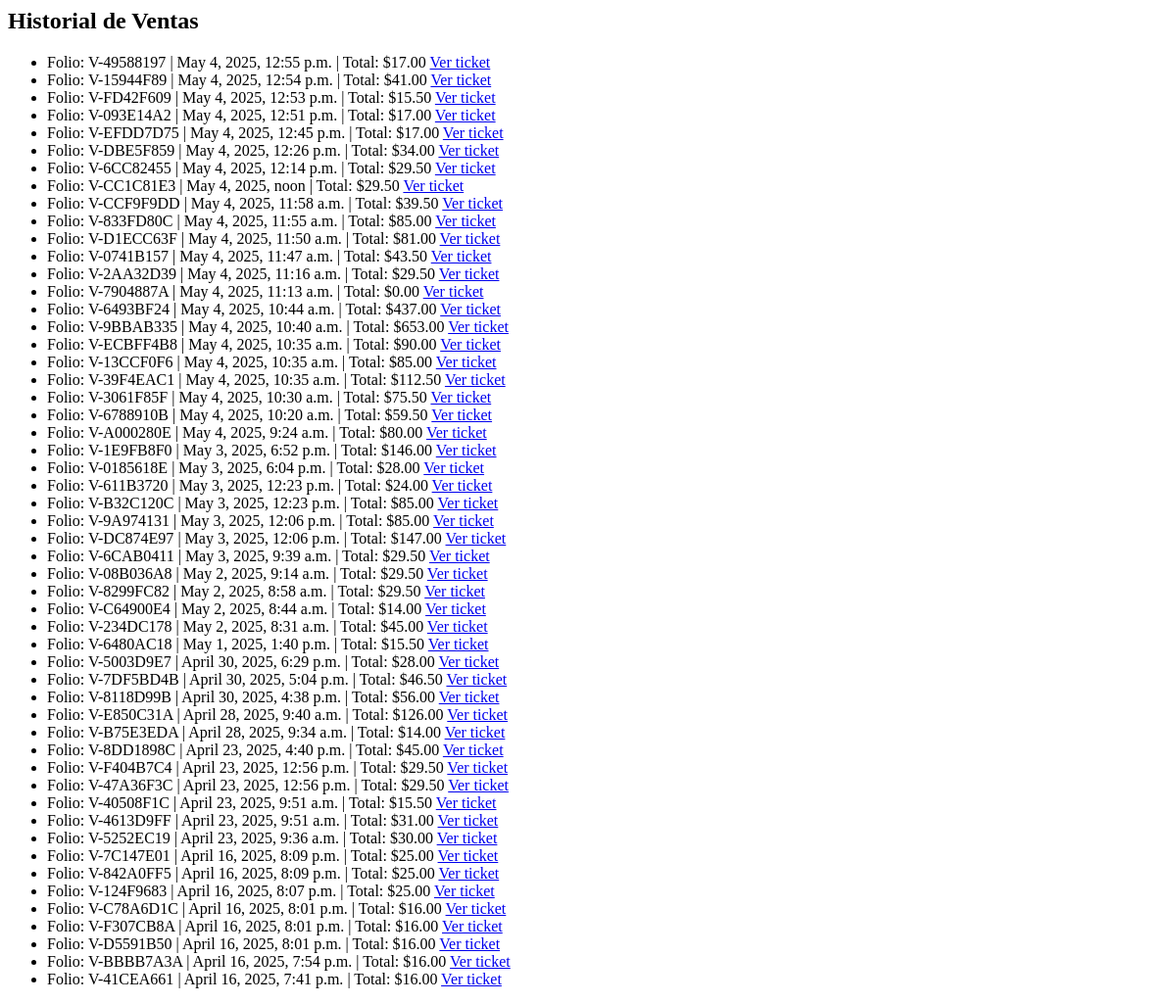
Before: /historial_ventas/ (signed in) with the older database file.
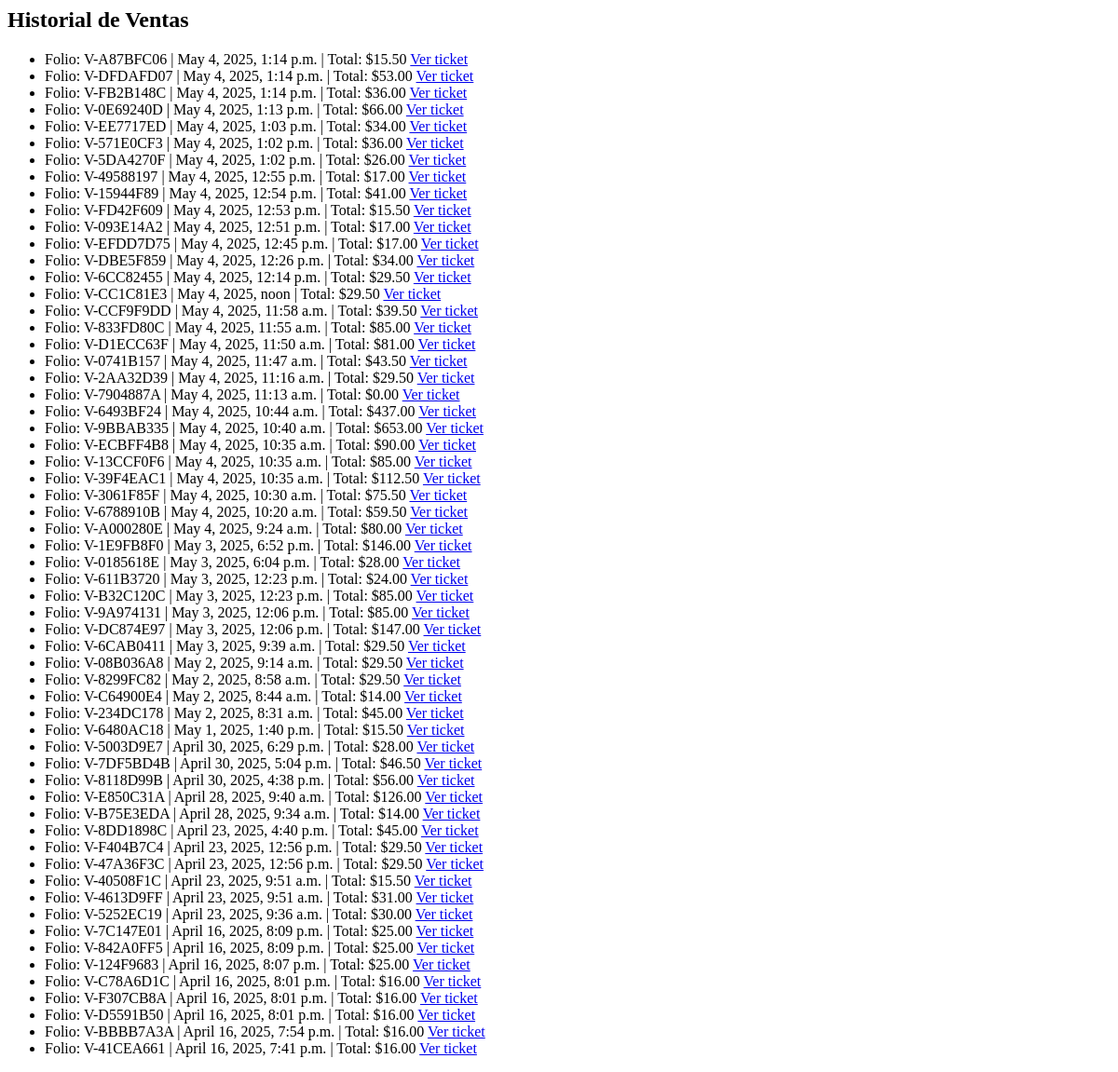
After: the same page with the newer database file.
### tasks/models.py (models this page shows, shortened)
class Venta(models.Model):
    folio = models.CharField(primary_key=True, max_length=20, editable=False, unique=True)
    fecha = models.DateTimeField(auto_now_add=True)
    total = models.DecimalField(max_digits=10, decimal_places=2)
    usuario = models.ForeignKey(User, on_delete=models.CASCADE)
    metodo_pago = models.CharField(max_length=20)
    descuento = models.DecimalField(max_digits=8, decimal_places=2, default=0)
    autorizado_por = models.ForeignKey(User, null=True, blank=True, on_delete=models.SET_NULL, related_name='autorizaciones')  # 👤 gerente que autoriza

### tasks/decorators.py (the view)
        @login_required
        def _wrapped_view(request, *args, **kwargs):
            try:
                usuario = Usuario.objects.get(user=request.user)
                if usuario.rol.nombre_rol in lista_roles or request.user.is_superuser:
                    return view_func(request, *args, **kwargs)
            except Usuario.DoesNotExist:
                pass
            return redirect('no_autorizado')

### tasks/context_processors.py (called while the page is built)
def rol_usuario(request):
    if request.user.is_authenticated:
        try:
            return {'user_rol': request.user.usuario.rol.nombre_rol}
        except:
            return {'user_rol': None}
    return {'user_rol': None}

### tasks/views.py (called while the page is built)
@roles_permitidos(['Administrador', 'Cajero', 'Ventas', 'Gerente'])
def historial_ventas(request):
    ventas = Venta.objects.all().order_by('-fecha')  # 👈 así ordenas por fecha descendente
    return render(request, 'historial_ventas.html', {'ventas': ventas})

### tasks/templates/historial_ventas.html
<h2>Historial de Ventas</h2>
<ul>
  {% for venta in ventas %}
    <li>
      Folio: {{ venta.folio }} | {{ venta.fecha }} | Total: ${{ venta.total }}
      <a href="{% url 'ver_ticket' venta.folio %}">Ver ticket</a>
    </li>
  {% endfor %}
</ul>

Changed rows visible on the page:
added Venta: folio "V-A87BFC06", fecha "May 4, 2025, 1:14 p.m.", total "15.50"
added Venta: folio "V-DFDAFD07", fecha "May 4, 2025, 1:14 p.m.", total "53.00"
added Venta: folio "V-FB2B148C", fecha "May 4, 2025, 1:14 p.m.", total "36.00"
added Venta: folio "V-0E69240D", fecha "May 4, 2025, 1:13 p.m.", total "66.00"
added Venta: folio "V-EE7717ED", fecha "May 4, 2025, 1:03 p.m.", total "34.00"
added Venta: folio "V-571E0CF3", fecha "May 4, 2025, 1:02 p.m.", total "36.00"
added Venta: folio "V-5DA4270F", fecha "May 4, 2025, 1:02 p.m.", total "26.00"
